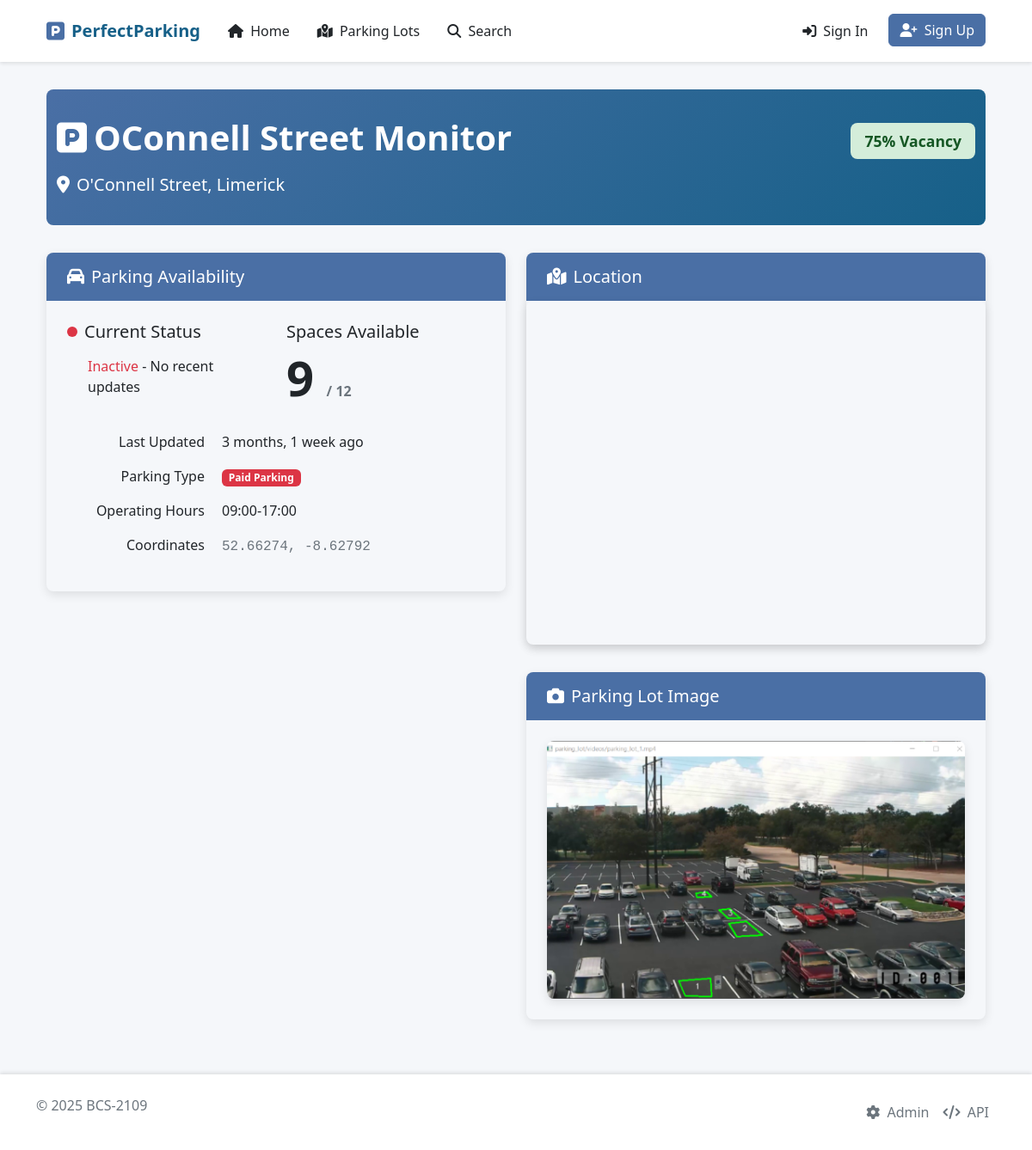
/parking-lot-monitor/2/, run on the app's committed database.
### PerfectParking/models.py (models this page shows, shortened)
class ParkingLotMonitor(models.Model):
    id = models.AutoField(primary_key=True)
    parkingLot = models.ForeignKey(ParkingLot, on_delete=models.CASCADE)
    name = models.CharField(max_length=100, unique=True)
    """The name of the parking lot monitor.
    This is the name that will be displayed to the user.
    Max length is 100 characters."""
    latitude = models.DecimalField(max_digits=17, decimal_places=15)
    """The latitude of the parking lot monitor"""
    longitude = models.DecimalField(max_digits=17, decimal_places=15)
    """The longitude of the parking lot monitor"""
    probabilityParkingAvailable = models.DecimalField(
        max_digits=5, decimal_places=2, default=Decimal("0.0")
    )
    """The probability that the parking lot is available."""
    free_parking_spaces = models.IntegerField(default=0)
    dateTimeLastUpdated = models.DateTimeField(auto_now=True)
    status = models.BooleanField(default=True)
    """status: True = online, False = offline"""
    image = models.ImageField(upload_to="images/parking-lot-monitor/", blank=True)
    def get_vacancy_rate(self) -> int:
        return round(self.probabilityParkingAvailable * 100)

class ParkingLot(models.Model):
    id = models.AutoField(primary_key=True)
    name = models.CharField(max_length=100, unique=True)
    address = models.CharField(max_length=255)
    hours = models.CharField(max_length=255)
    isPaidParking = models.BooleanField(default=True)
    latitude = models.DecimalField(max_digits=17, decimal_places=15)
    longitude = models.DecimalField(max_digits=17, decimal_places=15)
    image = models.ImageField(upload_to="images/parking-lot/", blank=True)
    parking_spaces = models.IntegerField(default=1)

### PerfectParking/views.py (the view)
def parking_lot_monitor(request, parking_lot_monitor_id):
    parking_lot_monitor = get_object_or_404(
        ParkingLotMonitor, pk=parking_lot_monitor_id
    )
    return render(
        request,
        WebPages.PARKING_LOT_MONITOR,
        {"parking_lot_monitor": parking_lot_monitor},
    )

### PerfectParking/context_processors.py (called while the page is built)
def google_maps_api_key(request):
    return {'google_maps_api_key': settings.GOOGLE_MAPS_API_KEY}

### PerfectParking/templates/website/parking-lot-monitor.html (shortened to what this page needs)
{% extends 'master.html' %}
{% load humanize %}
{% block main %}
<div class="container">
    <div class="monitor-header">
        <div class="container">
            <div class="d-flex justify-content-between align-items-center flex-wrap">
                <h1 class="fw-bold mb-2">
                    <i class="fas fa-parking me-2"></i>{{ parking_lot_monitor.name }}
                </h1>
                <span class="availability-badge
                    {% if parking_lot_monitor.get_vacancy_rate > 70 %}high-availability
                    {% elif parking_lot_monitor.get_vacancy_rate > 30 %}medium-availability
                    {% else %}low-availability{% endif %}">
                    {{ parking_lot_monitor.get_vacancy_rate }}% Vacancy
                </span>
            </div>
            <p class="lead mt-2 mb-0">
                <i class="fas fa-map-marker-alt me-2"></i>{{ parking_lot_monitor.parkingLot.address }}
            </p>
        </div>
    </div>
    <div class="row">
        <div class="col-lg-6">
            <div class="detail-card">
                <div class="detail-card-header">
                    <h2 class="h5 mb-0"><i class="fas fa-car me-2"></i>Parking Availability</h2>
                </div>
                <div class="detail-card-body">
                    <div class="row mb-4">
                        <div class="col-md-6">
                            <div class="d-flex align-items-center mb-3">
                                <span class="status-indicator
                                    {% if parking_lot_monitor.is_active %}status-active{% else %}status-inactive{% endif %}">
                                </span>
                                <h3 class="h5 mb-0">Current Status</h3>
                            </div>
                            <p class="ms-4">
                                {% if parking_lot_monitor.is_active %}
                                <span class="text-success">Active</span> - Receiving updates
                                {% else %}
                                <span class="text-danger">Inactive</span> - No recent updates
                                {% endif %}
                            </p>
                        </div>
                        <div class="col-md-6">
                            <h3 class="h5">Spaces Available</h3>
                            <div class="display-4 fw-bold">
                                {{ parking_lot_monitor.free_parking_spaces }}
                                <small class="text-muted fs-6">/ {{ parking_lot_monitor.parkingLot.parking_spaces }}</small>
                            </div>
                        </div>
                    </div>
                    <dl class="dl-horizontal">
                        <dt>Last Updated</dt>
                        <dd>{{ parking_lot_monitor.dateTimeLastUpdated|naturaltime }}</dd>
                        <dt>Parking Type</dt>
                        <dd>
                            {% if parking_lot_monitor.parkingLot.isPaidParking %}
                            <span class="badge bg-danger">Paid Parking</span>
                            {% else %}
                            <span class="badge bg-success">Free Parking</span>
                            {% endif %}
                        </dd>
                        <dt>Operating Hours</dt>
                        <dd>{{ parking_lot_monitor.parkingLot.hours|default:"Open 24/7" }}</dd>
                        <dt>Coordinates</dt>
                        <dd>
                            <span class="text-muted font-monospace">
                                {{ parking_lot_monitor.latitude|floatformat:5 }}, {{ parking_lot_monitor.longitude|floatformat:5 }}
                            </span>
                        </dd>
                    </dl>
                </div>
            </div>
        </div>
        <div class="col-lg-6">
            <div class="detail-card">
                <div class="detail-card-header">
                    <h2 class="h5 mb-0"><i class="fas fa-map-marked-alt me-2"></i>Location</h2>
                </div>
                <div class="detail-card-body p-0">
                    <div class="map-container">
                        <iframe
                            title="Map of {{ parking_lot_monitor.name }}"
                            width="100%"
                            height="100%"
                            frameborder="0"
                            scrolling="no"
                            marginheight="0"
                            marginwidth="0"
                            src="https://maps.google.com/maps?q={{ parking_lot_monitor.latitude }},{{ parking_lot_monitor.longitude }}&z=17&ie=UTF8&output=embed&markers=color:red|{{ parking_lot_monitor.latitude }},{{ parking_lot_monitor.longitude }}">
                        </iframe>
                    </div>
                </div>
            </div>
            {% if parking_lot_monitor.image %}
            <div class="detail-card mt-4">
                <div class="detail-card-header">
                    <h2 class="h5 mb-0"><i class="fas fa-camera me-2"></i>Parking Lot Image</h2>
                </div>
                <div class="detail-card-body text-center">
                    <img src="{{ parking_lot_monitor.image.url }}"
                         alt="{{ parking_lot_monitor.name }}"
                         class="monitor-image"
                         data-bs-toggle="modal"
                         data-bs-target="#imageModal">
                </div>
            </div>
            {% endif %}
        </div>
    </div>
</div>
{% endblock %}

### PerfectParking/templates/master.html (style rules this page uses)
:root { --primary-color: #4a6fa5; --secondary-color: #166088; --accent-color: #4fc3f7; --light-color: #f8f9fa; --dark-color: #212529; }
body { display: flex; flex-direction: column; min-height: 100vh; background-color: #f5f7fa; }

### PerfectParking/templates/website/parking-lot-monitor.html (style rules this page uses)
.monitor-header { background: linear-gradient(135deg, var(--primary-color), var(--secondary-color)); color: white; padding: 2rem 0; margin-bottom: 2rem; border-radius: 0.5rem; }
.detail-card { border: none; border-radius: 0.5rem; box-shadow: 0 4px 12px rgba(0,0,0,0.1); margin-bottom: 2rem; }
.detail-card-header { background-color: var(--primary-color); color: white; padding: 1rem 1.5rem; border-radius: 0.5rem 0.5rem 0 0 !important; }
.detail-card-body { padding: 1.5rem; }
.availability-badge { font-size: 1.1rem; padding: 0.5rem 1rem; border-radius: 0.5rem; font-weight: 600; }
.high-availability { background-color: #d4edda; color: #155724; }
.dl-horizontal dt { float: left; width: 160px; clear: left; text-align: right; overflow: hidden; text-overflow: ellipsis; white-space: nowrap; font-weight: 500; color: var(--dark-color); }
.dl-horizontal dd { margin-left: 180px; margin-bottom: 1rem; }
.map-container { height: 400px; width: 100%; border-radius: 0.5rem; overflow: hidden; box-shadow: 0 4px 12px rgba(0,0,0,0.1); }
.monitor-image { width: 100%; height: 300px; object-fit: cover; border-radius: 0.5rem; box-shadow: 0 4px 12px rgba(0,0,0,0.1); transition: transform 0.3s ease; cursor: pointer; }
.status-indicator { display: inline-block; width: 12px; height: 12px; border-radius: 50%; margin-right: 8px; }
.status-inactive { background-color: #dc3545; }

### data on the page
ParkingLotMonitor: name "OConnell Street Monitor", get_vacancy_rate "75", parkingLot.address "O'Connell Street, Limerick", free_parking_spaces "9", parkingLot.parking_spaces "12", dateTimeLastUpdated "3 months, 1 week ago", parkingLot.hours "09:00-17:00", latitude "52.66274", longitude "-8.62792", image (picture)
